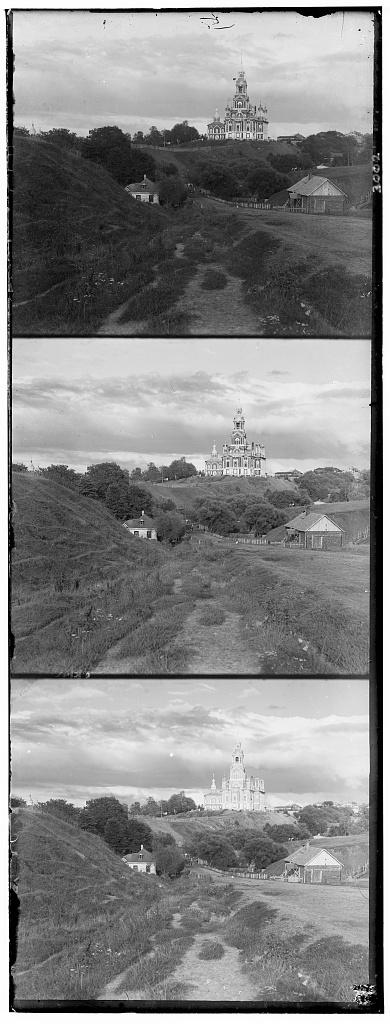
#> input picture data/cathedral.jpg, 390 x 1024 px
$ python -i find_plate.py   (imports and definitions only)
#> lines starting #> are read from the running program, lines starting #| are printed output that depends on the picture
"""Definitively locate a dataset plate in the LoC Prokudin-Gorskii collection.

Keyword search fails when the catalog's transliterated-Russian title shares no
words with the dataset's English nickname (`siren`, `icon`, `church`). And the
collection's JSON index turned out to be incomplete -- it omits negatives that
demonstrably exist (e.g. prok 01728, 01522) -- so it can't be trusted for an
exhaustive search either.

Instead this enumerates the negatives directly by their predictable URL:

    .../service/pnp/prok/{id//100*100:05d}/{id:05d}_150px.jpg

which is a ~3KB, 58x150 grayscale image of the whole three-frame plate. That
is the same kind of image as the dataset plates in data/, so the two can be
compared directly -- far more discriminative than matching against the color
composites (correct matches score ~1.0, wrong ones ~0.6).

Each candidate is scored against the target by normalized cross-correlation
on a mean-subtracted, unit-norm, border-trimmed downsample.

Thumbnails cache in data/neg_thumbs/, so a re-run costs nothing.

Usage:
    python find_plate.py siren icon church
    python find_plate.py --max-id 2600 --cached-only siren
"""

import os
import subprocess
import sys
import time

import numpy as np
from PIL import Image

THUMBS = os.path.join("data", "neg_thumbs")
BASE = "https://tile.loc.gov/storage-services/service/pnp/prok"
DEFAULT_MAX_ID = 2600


def thumb_url(pid):
    return f"{BASE}/{pid // 100 * 100:05d}/{pid:05d}_150px.jpg"


# [91 lines left out: functions openable, fetch, fetch_many, not called in this run]


def vec(path, size=(24, 72)):
    """Mean-subtracted unit-norm vector of a three-frame plate image.

    A 6% border is trimmed: plates carry ragged edges and handwritten
    catalog numbers that differ between the dataset scan and LoC's, and at
    this resolution those would meaningfully skew the correlation.
    """
#> called with path = 'data/cathedral.jpg', size = (24, 72)
    with Image.open(path) as im:
#> im is the input picture: PIL image 390x1024 L; min 0, max 255, mean 133.7
        im = im.convert("L")
        w, h = im.size
#> w = 390; h = 1024
        m = 0.06
        im = im.crop((int(w * m), int(h * m),
                      int(w * (1 - m)), int(h * (1 - m))))
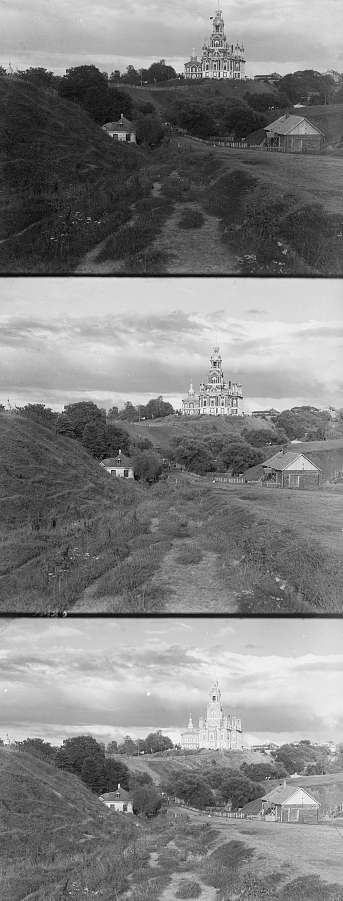
#> im: PIL image 343x901 L; min 0, max 255, mean 129.5
        a = np.asarray(im.resize(size), dtype=np.float64)
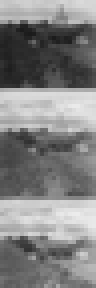
#> a: shape (72, 24) float64 (shown 4 times larger); min 27, max 236, mean 129.5
    a -= a.mean()
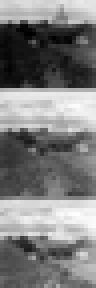
#> a: shape (72, 24) float64 (shown 4 times larger); min -102.5, max 106.5, mean 0; drawn with min black and max white
    n = np.sqrt((a * a).sum())
#> n = 2459.1
    return a.ravel() / n if n else a.ravel()


# [53 lines left out: function main, not called in this run]


# [2 lines not run here, left out]

>>> result = vec('data/cathedral.jpg')
#> result = 1728 values, max 0.0433 at index 1291, min -0.0417 at index 173, mean -1.8e-18

$ run again, on data/emir.jpg
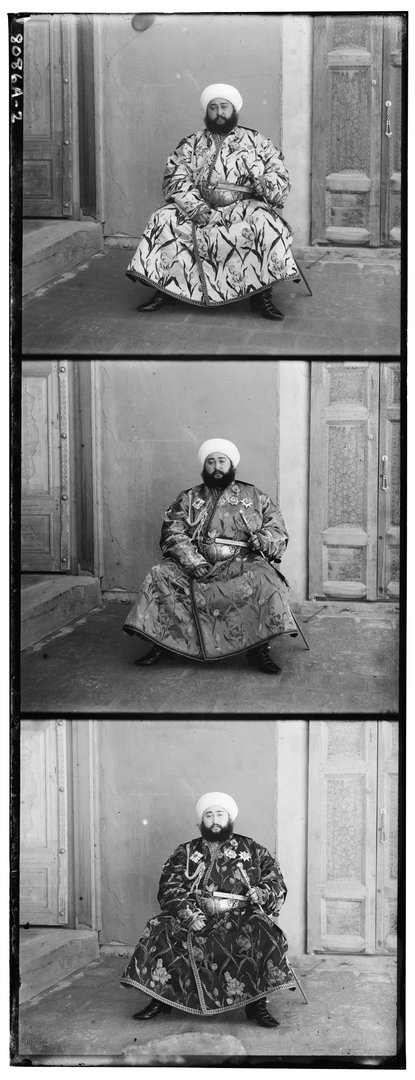
#> input picture data/emir.jpg, 415 x 1080 px
#> in vec, im is the input picture: PIL image 415x1080 L; min 0, max 255, mean 136.5
#> in vec, `im = im.crop((int(w * m), int(h * m), int(w * (1 - m)), int(h * (1 - m..`:
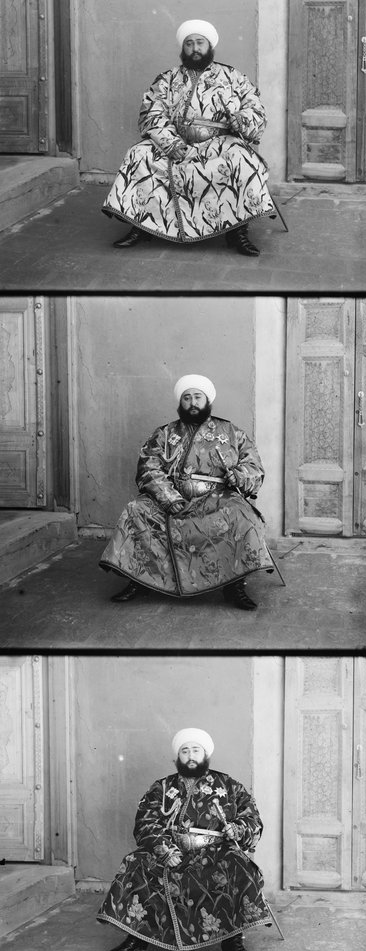
#> im: PIL image 366x951 L; min 0, max 255, mean 133.4
#> in vec, `a = np.asarray(im.resize(size), dtype=np.float64)`:
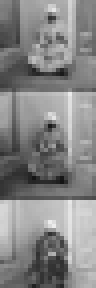
#> a: shape (72, 24) float64 (shown 4 times larger); min 20, max 236, mean 133.4
#> n = 1872.6
#> result = 1728 values, max 0.0548 at index 1332, min -0.0606 at index 1095, mean -1.8e-18

$ run again, on data/harvesters.jpg
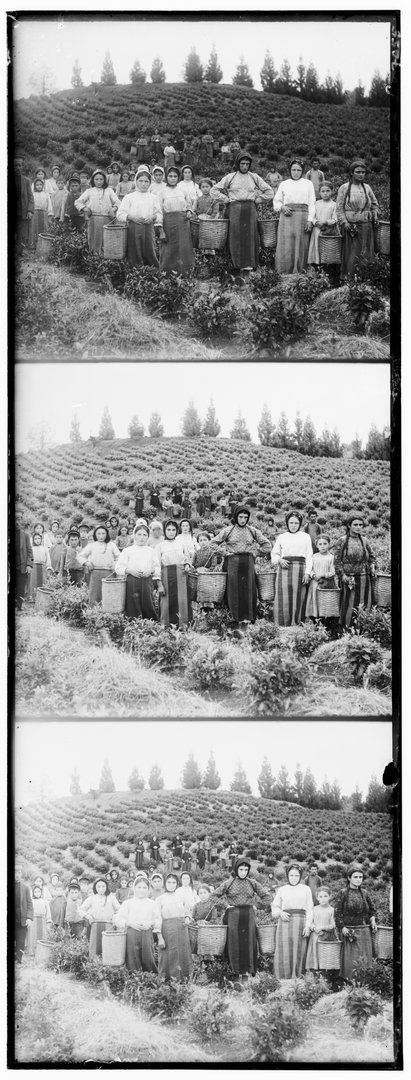
#> input picture data/harvesters.jpg, 411 x 1080 px
#> in vec, im is the input picture: PIL image 411x1080 L; min 0, max 255, mean 148.8
#> in vec, `im = im.crop((int(w * m), int(h * m), int(w * (1 - m)), int(h * (1 - m..`:
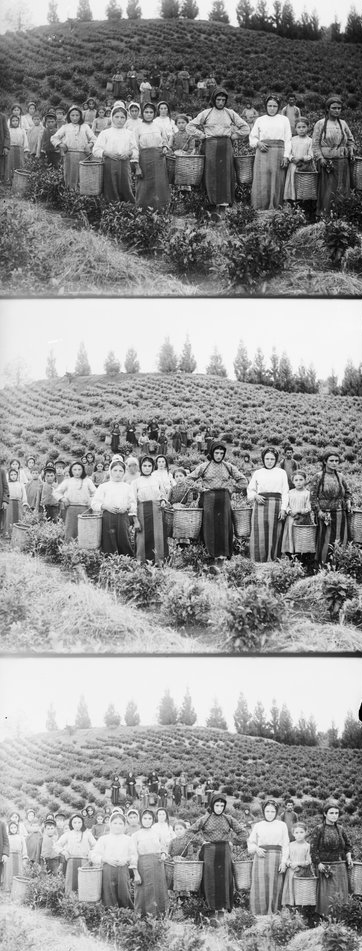
#> im: PIL image 362x951 L; min 0, max 255, mean 147
#> in vec, `a -= a.mean()`:
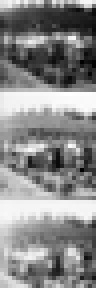
#> a: shape (72, 24) float64 (shown 4 times larger); min -120, max 103, mean 0; drawn with min black and max white
#> n = 2402.4
#> result = 1728 values, max 0.0429 at index 568, min -0.0499 at index 380, mean -1.54e-18

$ run again, on data/italil.jpg
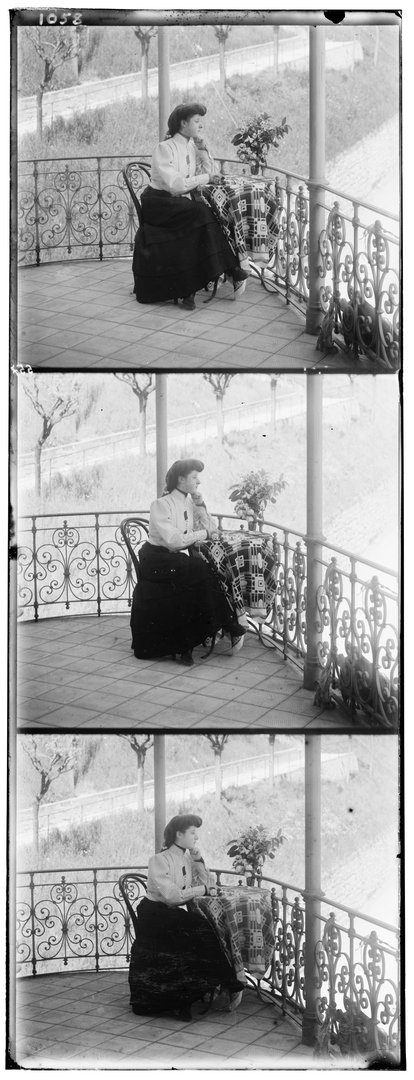
#> input picture data/italil.jpg, 414 x 1080 px
#> in vec, im is the input picture: PIL image 414x1080 L; min 0, max 255, mean 162.6
#> in vec, `im = im.crop((int(w * m), int(h * m), int(w * (1 - m)), int(h * (1 - m..`:
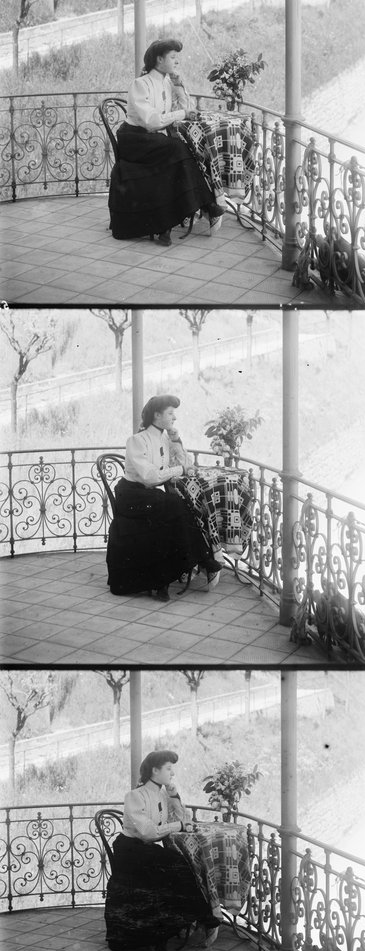
#> im: PIL image 365x951 L; min 0, max 255, mean 157.7
#> in vec, `a = np.asarray(im.resize(size), dtype=np.float64)`:
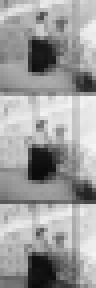
#> a: shape (72, 24) float64 (shown 4 times larger); min 10, max 245, mean 157.5
#> n = 2450.6
#> result = 1728 values, max 0.0357 at index 1535, min -0.0602 at index 1712, mean 2.06e-18
